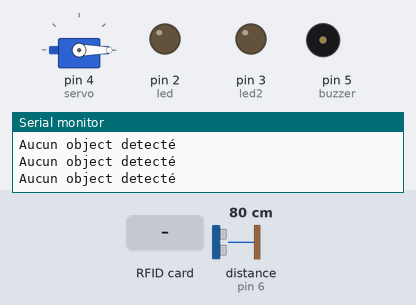
Simulated run of this sketch. Board: Arduino Uno, built with avr-gcc and run on an emulated ATmega328P. Shown: servo, output pins drawn as LEDs (lit = HIGH), buzzer (waves = sounding), the last lines printed to the serial monitor. Wiring (inferred from the names in the program): ultrasonic range finder: trigger pin 7; echo pin 6. The inputs (shaded band) are chosen by the test bench; at power-on: distance to the obstacle (sensor on pin 6) 80 cm. The echo pulse lasts 58.3 µs per cm; pins used as bus, display or sensor lines are not drawn.

Above: at 1.2 s.
1.3 s: distance to the obstacle (sensor on pin 6) set to 9 cm
At 2.2 s:
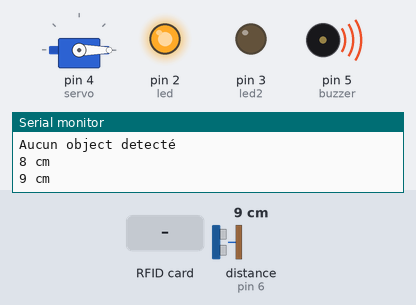
3.1 s: RFID card B2 81 93 1B held to the reader
At 4.2 s:
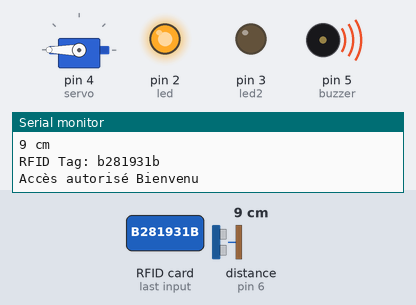
6.2 s: distance to the obstacle (sensor on pin 6) set to 2 cm
At 7.2 s:
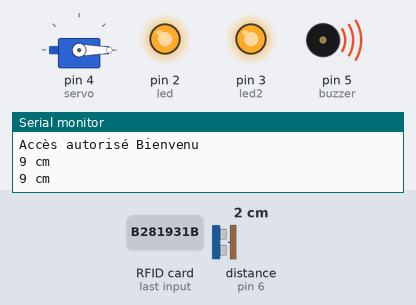
9.2 s: distance to the obstacle (sensor on pin 6) set to 4 cm
11.3 s: distance to the obstacle (sensor on pin 6) set to 7 cm
12.8 s: distance to the obstacle (sensor on pin 6) set to 35 cm
At 14.6 s:
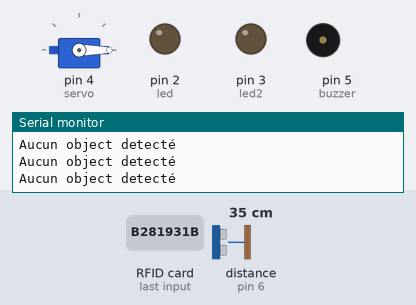
Timing chart, 0 to 15.8 s (numbered marks = the images above; inputs shaded):
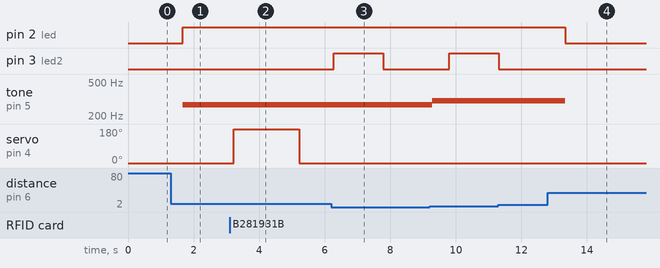

The sketch:

essaie_totale.ino
```cpp
#include <SPI.h>
#include <MFRC522.h>
#include <Servo.h>
#define SS_PIN 10
#define RST_PIN 9
#define trigPin 7
#define echoPin 6
#define led 2
#define led2 3
#define buzzer 5
int sound = 250;
MFRC522 rfid(SS_PIN, RST_PIN);
Servo servo;

// created by Armand BUKAMA for my undergraduate thesis project

void setup() {
Serial.begin (9600);
SPI.begin();
rfid.PCD_Init();
pinMode(trigPin, OUTPUT);
pinMode(echoPin, INPUT);
pinMode(led, OUTPUT);
pinMode(led2, OUTPUT);
pinMode(buzzer, OUTPUT);
servo.attach(4);
servo.write(0);
}
void loop() {
if (rfid.PICC_IsNewCardPresent() && rfid.PICC_ReadCardSerial()) {
    // Lire l'identifiant de la carte RFID
    String rfidTag = "";
    for (byte i = 0; i < rfid.uid.size; i++) {
      rfidTag += String(rfid.uid.uidByte[i] < 0x10 ? "0" : "");
      rfidTag += String(rfid.uid.uidByte[i], HEX);
    }
    Serial.println("RFID Tag: " + rfidTag);

    if (rfidTag == "b281931b") {
      Serial.println("Accès autorisé Bienvenu");
      servo.write(190);
      delay(2000);  // Attendre 2 secondes


      servo.write(0);
    } else {
      Serial.println("Accès non autorisé");
    }

    rfid.PICC_HaltA();
    rfid.PCD_StopCrypto1();
  }
long duration, distance;
digitalWrite(trigPin, LOW);
delayMicroseconds(2);
digitalWrite(trigPin, HIGH);
delayMicroseconds(10);
digitalWrite(trigPin, LOW); duration = pulseIn(echoPin, HIGH); distance = (duration/2) / 29.1;
if (distance <= 30) {
  digitalWrite(led, HIGH); sound = 250;
}
else {
digitalWrite(led,LOW); }
if (distance < 25) {
  digitalWrite(led2, HIGH); sound = 260;
}
else {
digitalWrite(led2, LOW);
}
if (distance < 20) {
digitalWrite(led2, HIGH);
sound = 270; }
else {
digitalWrite(led2, LOW);
}
if (distance < 5) {
digitalWrite(led2, HIGH);
delay(1500);
digitalWrite(led2, LOW);
delay(1500);
sound = 300; }
else { digitalWrite(led2,LOW);
}
if (distance > 30 || distance <= 0){ Serial.println("Aucun object detecté"); noTone(buzzer);
}
else {
Serial.print(distance); Serial.println(" cm"); tone(buzzer, sound);
}
delay(500); }
```

Measured:
- after the input at 1.3 s, pin 2 (led): LOW → HIGH after 0.37 s; tone on pin 5 (buzzer): silent → 270 Hz after 0.37 s
- after the input at 3.1 s, servo on pin 4 (servo): 0° → 180° after 0.13 s, → 0° 2.0 s later
- after the input at 6.2 s, pin 3 (led2): LOW → HIGH after 0.08 s, → LOW 1.5 s later
- after the input at 12.8 s, pin 2 (led): HIGH → LOW after 0.53 s; tone on pin 5 (buzzer): 300 Hz → silent after 0.53 s
